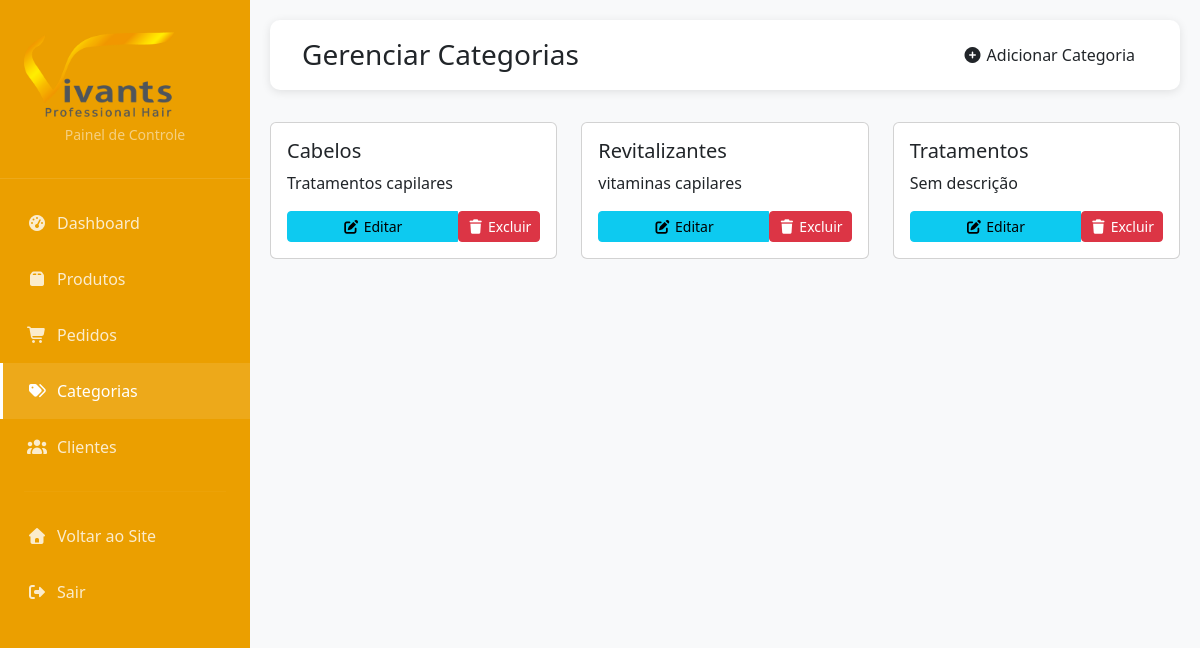
/admin/categorias (signed in), run on an earlier commit of the app's database.
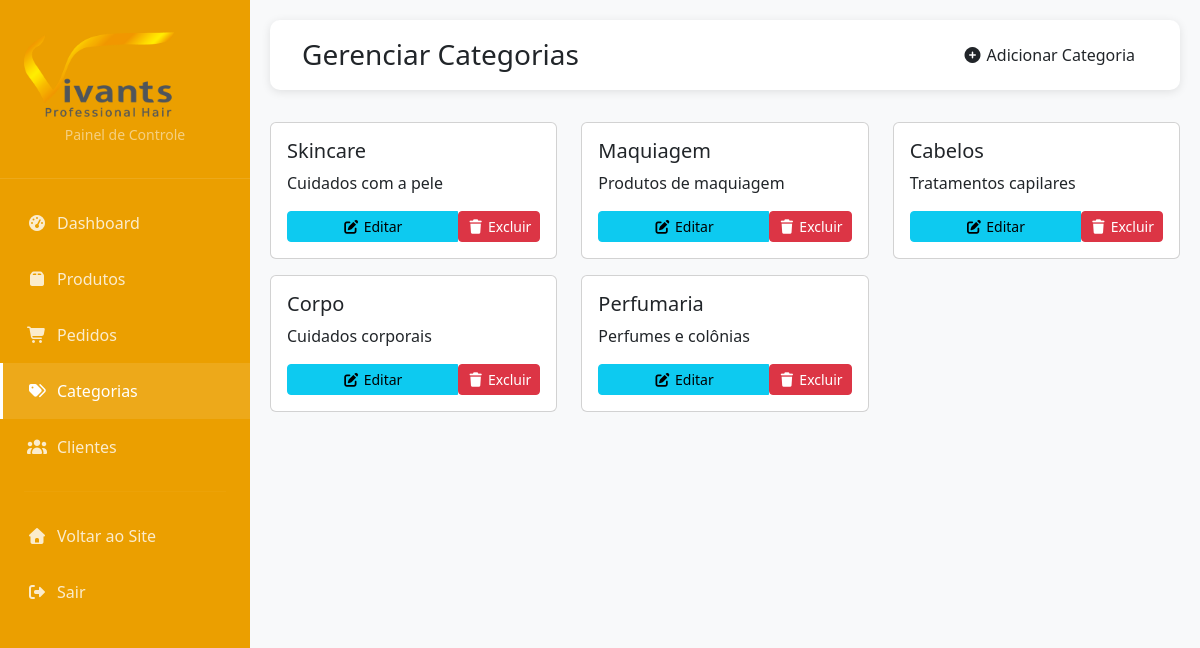
And on a later commit of the database.
### tables this page shows
CREATE TABLE categorias (
            id INTEGER PRIMARY KEY AUTOINCREMENT,
            nome TEXT NOT NULL,
            descricao TEXT,
            ativo INTEGER DEFAULT 1
        );

### app.py (the view, shortened to what this page needs)
@app.route('/admin/categorias', methods=['GET', 'POST'])
@admin_required
def admin_categorias():
    db = get_db()
    try:
        categorias_data = db.execute('SELECT * FROM categorias WHERE ativo = 1').fetchall()
        categorias = rows_to_dict_list(categorias_data)
        return render_template('admin/categorias.html', categorias=categorias)
    except (ValueError, KeyError):
        flash('Dados inválidos no formulário', 'danger')
        return redirect(url_for('admin_categorias'))
    except sqlite3.Error:
        flash('Erro no banco de dados', 'danger')
        return redirect(url_for('admin_dashboard'))
    finally:
        db.close()

### app.py (called while the page is built)
def row_to_dict(row):
    if row is None:
        return None
    result = {}
    for key in row.keys():
        value = row[key]
        if 'data' in key.lower() or 'cadastro' in key.lower() or 'pedido' in key.lower() or 'avaliacao' in key.lower():
            result[key] = parse_datetime(value)
        else:
            result[key] = value
    return result

def rows_to_dict_list(rows):
    return [row_to_dict(row) for row in rows]

### database.py (called while the page is built)
def get_db():
    conn = sqlite3.connect('vivants.db')
    conn.row_factory = sqlite3.Row
    return conn

### templates/admin/categorias.html (shortened to what this page needs)
{% extends "admin/base.html" %}
{% block content %}
<div class="admin-header">
    <div class="d-flex justify-content-between align-items-center">
        <h1 class="h3 mb-0">Gerenciar Categorias</h1>
        <button class="btn btn-vivants-admin" data-bs-toggle="modal" data-bs-target="#modalAdicionar">
            <i class="fas fa-plus-circle"></i> Adicionar Categoria
        </button>
    </div>
</div>
<div class="row">
    {% for categoria in categorias %}
    <div class="col-md-4 mb-3">
        <div class="card h-100">
            <div class="card-body d-flex flex-column">
                <h5 class="card-title">{{ categoria.nome }}</h5>
                <p class="card-text flex-grow-1">{{ categoria.descricao or 'Sem descrição' }}</p>
                <div class="btn-group mt-auto">
                    <button class="btn btn-sm btn-info"
                            onclick="editarCategoria({{ categoria.id }}, '{{ categoria.nome }}', '{{ categoria.descricao or '' }}')"
                            data-bs-toggle="modal"
                            data-bs-target="#modalEditar">
                        <i class="fas fa-edit"></i> Editar
                    </button>
                    <form method="POST" style="display:inline;">
                        <button class="btn btn-sm btn-danger" onclick="return confirm('Desativar esta categoria?')">
                            <i class="fas fa-trash"></i> Excluir
                        </button>
                    </form>
                </div>
            </div>
        </div>
    </div>
    {% endfor %}
</div>
{% endblock %}

What changed in the data, as far as the page shows it:
removed categorias: nome "Revitalizantes", descricao "vitaminas capilares"
removed categorias: nome "Tratamentos", descricao "Sem descrição"
now on this page (row edited): categorias: nome "Skincare", descricao "Cuidados com a pele"
now on this page (row edited): categorias: nome "Maquiagem", descricao "Produtos de maquiagem"
now on this page (row edited): categorias: nome "Corpo", descricao "Cuidados corporais"
now on this page (row edited): categorias: nome "Perfumaria", descricao "Perfumes e colônias"
